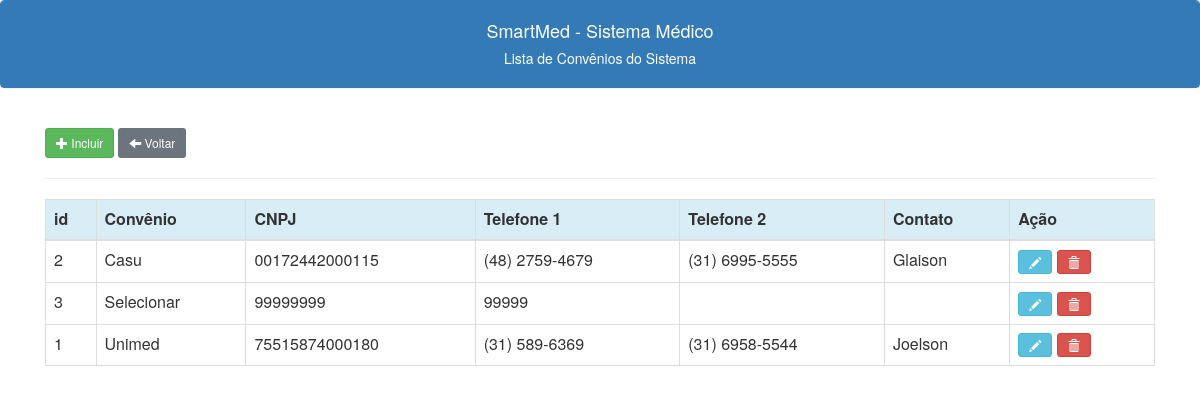
The page /convenios_lista.php on the database as committed earlier.
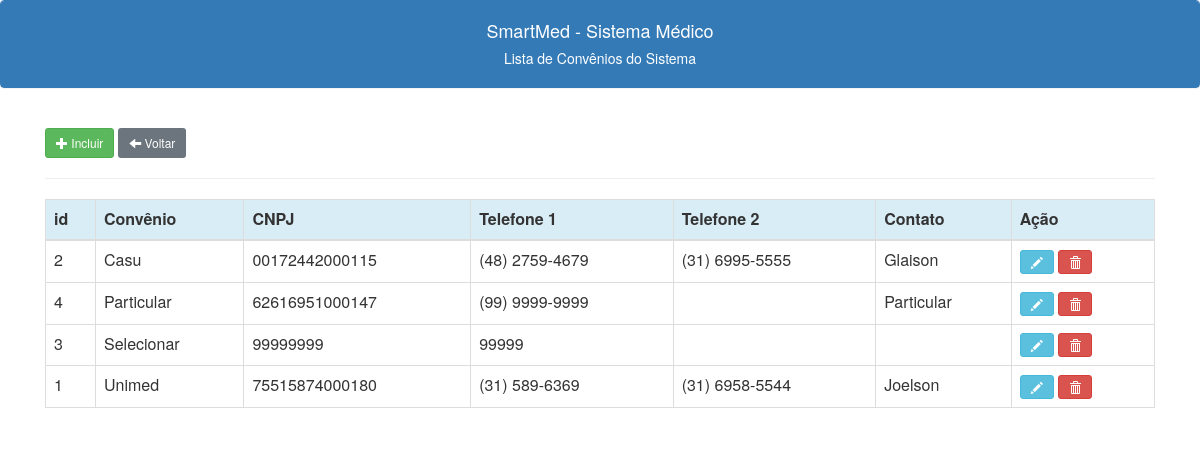
The same page on the database as committed later.
### tables this page shows
CREATE TABLE IF NOT EXISTS `convenios` (
  `id` int NOT NULL AUTO_INCREMENT,
  `id_tabela` int DEFAULT NULL,
  `nome` varchar(150) NOT NULL,
  `razaosocial` varchar(150) NOT NULL,
  `cnpj` varchar(18) NOT NULL,
  `inscestad` varchar(15) DEFAULT NULL,
  `inscmunicipal` varchar(14) DEFAULT NULL,
  `endereco` varchar(120) DEFAULT NULL,
  `bairro` varchar(120) DEFAULT NULL,
  `cidade` varchar(120) DEFAULT NULL,
  `cep` varchar(10) DEFAULT NULL,
  `uf` varchar(2) DEFAULT NULL,
  `fone1` varchar(20) NOT NULL,
  `fone2` varchar(20) DEFAULT NULL,
  `email` varchar(150) NOT NULL,
  `url` varchar(255) DEFAULT NULL,
  `diaenvio` char(2) DEFAULT NULL,
  `diapagamento` char(2) DEFAULT NULL,
  `percentch` varchar(3) DEFAULT NULL,
  `contato` varchar(100) DEFAULT NULL,
  `obs` blob,
  PRIMARY KEY (`id`),
  KEY `FK_convenios_tabela` (`id_tabela`),
  CONSTRAINT `FK_convenios_tabela` FOREIGN KEY (`id_tabela`) REFERENCES `tabela` (`id`)
);

### convenios_lista.php (the view, shortened to what this page needs)
<?php
include("conexao.php");
include("links.php");
?>
<!doctype html>
<html lang="en">
<head>
</head>
<body>
    <div class="panel panel-primary class">
        <div class="panel-heading text-center">
            <h4>SmartMed - Sistema Médico</h4>
            <h5>Lista de Convênios do Sistema<h5>
        </div>
    </div>
    <br>
    <div class="container -my5">
        <a class="btn btn-success btn-sm" href="/smedweb/convenio_novo.php"><span class="glyphicon glyphicon-plus"></span> Incluir</a>
        <a class="btn btn-secondary btn-sm" href="/smedweb/menu.php"><span class="glyphicon glyphicon-arrow-left"></span> Voltar</a>
        <hr>
        <table class="table display table-bordered tabconvenios">
            <thead class="thead">
                <tr  class="info">
                    <th scope="col">id</th>
                    <th scope="col">Convênio</th>
                    <th scope="col">CNPJ</th>
                    <th scope="col">Telefone 1</th>
                    <th scope="col">Telefone 2</th>
                    <th scope="col">Contato</th>
                    <th scope="col">Ação</th>
                </tr>
            </thead>
            <tbody>
                <?php
                $c_sql = "SELECT convenios.id, convenios.nome,convenios.cnpj, convenios.fone1, convenios.fone2, convenios.contato FROM convenios" .
                    " ORDER BY convenios.nome";
                $result = $conection->query($c_sql);
                while ($c_linha = $result->fetch_assoc()) {
                    echo "
                    <tr>
                    <td>$c_linha[id]</td>
                    <td>$c_linha[nome]</td>
                    <td>$c_linha[cnpj]</td>
                    <td>$c_linha[fone1]</td>
                    <td>$c_linha[fone2]</td>
                    <td>$c_linha[contato]</td>
                    <td>
                    <a class='btn btn-info btn-sm' title='Editar Convenios' href='/smedweb/convenio_editar.php?id=$c_linha[id]'><span class='glyphicon glyphicon-pencil'></span></a>
                    <a class='btn btn-danger btn-sm' title='Excluir Convenios' href='javascript:func()'onclick='confirmacao($c_linha[id])'><span class='glyphicon glyphicon-trash'></span></a>
                    </td>
                    </td>
                    </tr>
                    ";
                }
                ?>
            </tbody>
        </table>
    </div>
</body>
</html>

Rows that differ between the two databases and show on the page:
added convenios: id "4", nome "Particular", cnpj "62616951000147", fone1 "(99) 9999-9999", contato "Particular"
